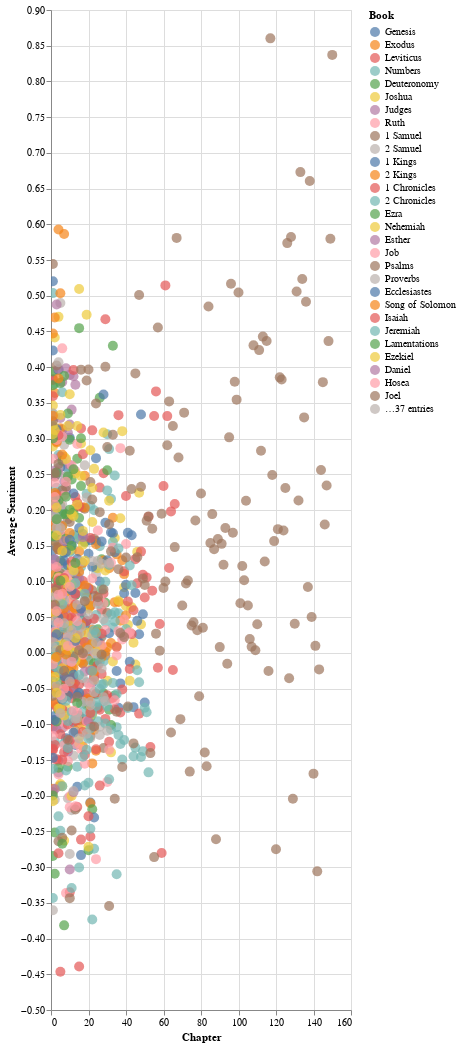

Notebook code for this chart:
### Code cell
display(Markdown(f"### Sentiment by Chapter"))

chart_sentiment_by_chapter = (
    alt.Chart(sentiment_by_chapter)
    .mark_circle(size=100)
    .encode(
        x=alt.X("Chapter:Q", title="Chapter"),
        y=alt.Y("Average Sentiment:Q", title="Average Sentiment"),
        color=alt.Color("Book:N", sort=books, legend=alt.Legend(title="Book")),
        tooltip=["Book", "Chapter", "Average Sentiment"]
    )
    .properties(
                # title="Sentiment by Chapter",
                width='container', 
                height=1000)
    .interactive()
)

display(chart_sentiment_by_chapter)

### Figure 1 — Vega-Lite specification as saved in the notebook (floating-point values rounded to 4 significant figures; data arrays with more than 128 entries replaced by an {"elided": "..."} marker saying what was removed)
{"config": {"view": {"continuousWidth": 300, "continuousHeight": 300}}, "data": {"name": "data-576ba5dba338dc0a790f3b1af45c83a5"}, "mark": {"type": "circle", "size": 100}, "encoding": {"color": {"field": "Book", "legend": {"title": "Book"}, "sort": ["Genesis", "Exodus", "Leviticus", "Numbers", "Deuteronomy", "Joshua", "Judges", "Ruth", "1 Samuel", "2 Samuel", "1 Kings", "2 Kings", "1 Chronicles", "2 Chronicles", "Ezra", "Nehemiah", "Esther", "Job", "Psalms", "Proverbs", "Ecclesiastes", "Song of Solomon", "Isaiah", "Jeremiah", "Lamentations", "Ezekiel", "Daniel", "Hosea", "Joel", "Amos", "Obadiah", "Jonah", "Micah", "Nahum", "Habakkuk", "Zephaniah", "Haggai", "Zechariah", "Malachi", "Matthew", "Mark", "Luke", "John", "Acts", "Romans", "1 Corinthians", "2 Corinthians", "Galatians", "Ephesians", "Philippians", "Colossians", "1 Thessalonians", "2 Thessalonians", "1 Timothy", "2 Timothy", "Titus", "Philemon", "Hebrews", "James", "1 Peter", "2 Peter", "1 John", "2 John", "3 John", "Jude", "Revelation"], "type": "nominal"}, "tooltip": [{"field": "Book", "type": "nominal"}, {"field": "Chapter", "type": "quantitative"}, {"field": "Average Sentiment", "type": "quantitative"}], "x": {"field": "Chapter", "title": "Chapter", "type": "quantitative"}, "y": {"field": "Average Sentiment", "title": "Average Sentiment", "type": "quantitative"}}, "height": 1000, "params": [{"name": "param_7", "select": {"type": "interval", "encodings": ["x", "y"]}, "bind": "scales"}], "width": "container", "$schema": "https://vega.github.io/schema/vega-lite/v5.20.1.json", "datasets": {"data-576ba5dba338dc0a790f3b1af45c83a5": {"elided": "1189 records"}}}
